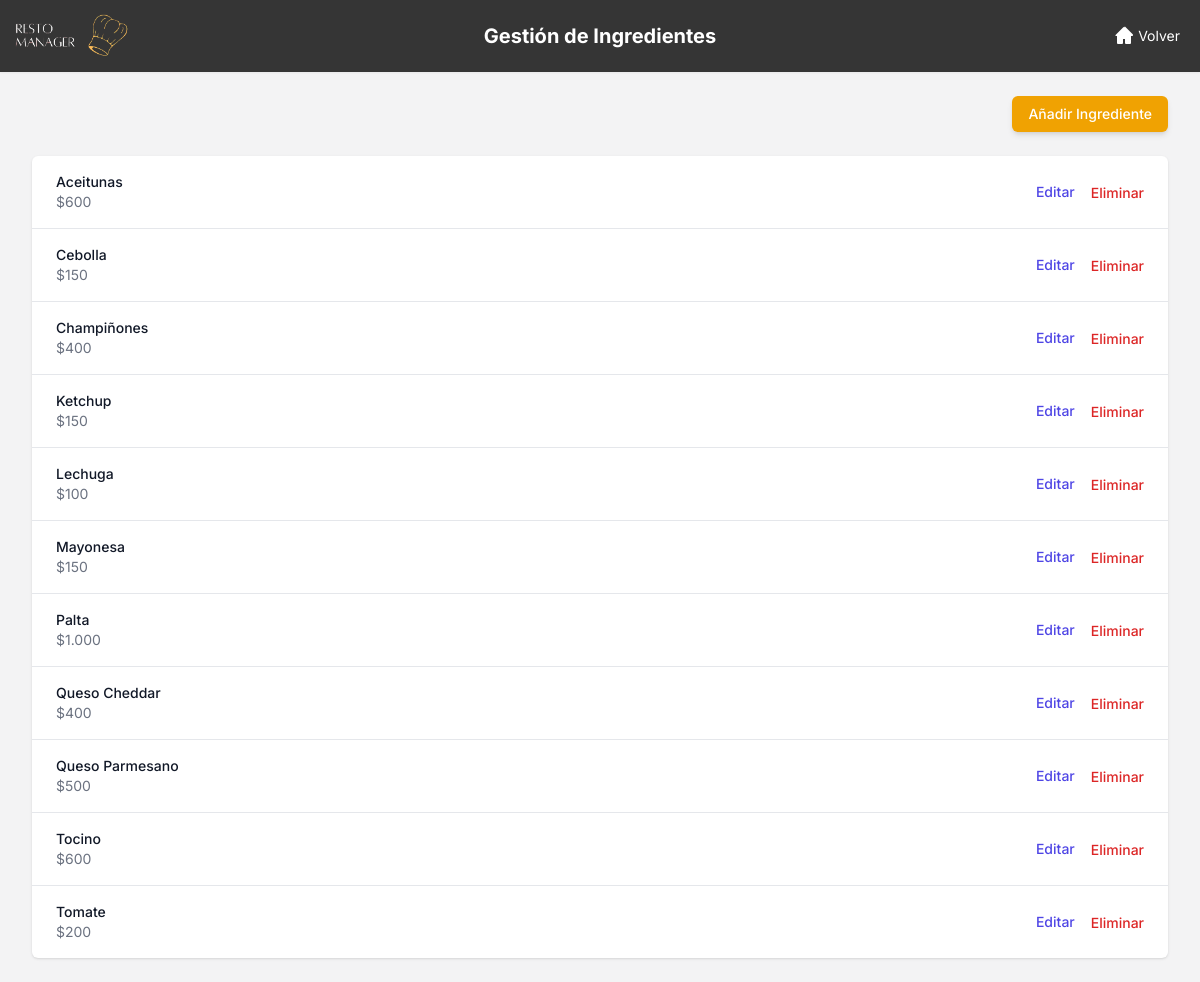
The page /dashboard/ingredientes/ (signed in) on the database its author committed.
### restaurante_app/models.py (models this page shows, shortened)
class Ingrediente(models.Model):
    nombre = models.CharField(max_length=100, unique=True)
    precio = models.IntegerField(help_text="Precio del ingrediente (en formato entero)")

### restaurante_app/views.py (the view)
    @login_required
    def _wrapped_view(request, *args, **kwargs):
        if request.user.rol != 'ENCARGADO':
            messages.error(request, 'No tienes permiso para acceder a esta página.')
            return redirect('index')
        return view_func(request, *args, **kwargs)

### restaurante_app/templatetags/custom_filters.py (called while the page is built)
@register.filter
def punto_mil(value):
    try:
        return f"{int(value):,}".replace(",", ".")
    except (ValueError, TypeError):
        return value

### restaurante_app/views.py (called while the page is built)
def staff_required(view_func):
    @login_required
    def _wrapped_view(request, *args, **kwargs):
        if request.user.rol != 'ENCARGADO':
            messages.error(request, 'No tienes permiso para acceder a esta página.')
            return redirect('index')
        return view_func(request, *args, **kwargs)
    return _wrapped_view

@staff_required
def gestion_ingredientes_view(request):
    if request.method == 'POST':
        form = IngredienteForm(request.POST)
        if form.is_valid():
            form.save()
            messages.success(request, 'Ingrediente añadido exitosamente.')
            return redirect('gestion_ingredientes')
    else:
        form = IngredienteForm()
    ingredientes = Ingrediente.objects.all().order_by('nombre')
    context = {
        'ingredientes': ingredientes,
        'form': form,
    }
    return render(request, 'app/gestion_ingredientes.html', context)

### templates/app/gestion_ingredientes.html (shortened to what this page needs)
{% load static %}
{% load custom_filters %}
<!DOCTYPE html>
<html lang="es">
<head>
    <script src="https://cdn.tailwindcss.com"></script>
</head>
<body class="bg-grisClaro">
    <header class="bg-[#353535] shadow-sm relative">
        <div class="w-full mx-auto py-2 px-0 flex items-center justify-between relative">
            <div class="flex items-center ml-[-12px]">
                <img src="{% static 'img/imagelogo.png' %}" alt="Logo" class="h-14 w-45">
            </div>
            <h1 class="absolute left-1/2 transform -translate-x-1/2 text-xl font-bold text-white">
                Gestión de Ingredientes
            </h1>
            <div class="flex items-center space-x-4 mr-5">
                <a href="{% url 'dashboard' %}" class="flex items-center text-white text-sm hover:text-gray-300">
                    <svg xmlns="http://www.w3.org/2000/svg" class="h-5 w-5 mr-1" fill="currentColor" viewBox="0 0 20 20"><path d="M10.707 1.293a1 1 0 00-1.414 0l-8 8A1 1 0 002 10h1v7a1 1 0 001 1h4a1 1 0 001-1v-4h2v4a1 1 0 001 1h4a1 1 0 001-1v-7h1a1 1 0 00.707-1.707l-8-8z" /></svg>
                    Volver
                </a>
            </div>
        </div>
    </header>
    <main class="max-w-7xl mx-auto py-6 sm:px-6 lg:px-8">
        <div class="flex justify-end mb-6">
            <button id="openAddIngredient" class="inline-flex items-center px-4 py-2 bg-[#F0A202] hover:bg-[#d7990b] text-white text-sm font-medium rounded-md shadow-md">
                Añadir Ingrediente
            </button>
        </div>
        <div class="bg-white shadow overflow-hidden rounded-md">
            <ul role="list" class="divide-y divide-gray-200">
                {% for ingrediente in ingredientes %}
                <li class="px-6 py-4 flex items-center justify-between">
                    <div>
                        <p class="text-sm font-medium text-gray-900">{{ ingrediente.nombre }}</p>
                        <p class="text-sm text-gray-500">${{ ingrediente.precio|punto_mil }}</p>
                    </div>
                    <div class="space-x-4 flex items-center">
                        <button type="button" data-id="{{ ingrediente.id }}" data-nombre="{{ ingrediente.nombre|escapejs }}" data-precio="{{ ingrediente.precio }}" class="btn-edit-ingrediente text-sm font-medium text-indigo-600 hover:text-indigo-900">Editar</button>
                        <form action="{% url 'eliminar_ingrediente' ingrediente.id %}" method="post" class="inline eliminar-form">
                            <button type="button" class="text-sm font-medium text-red-600 hover:text-red-900 btn-eliminar">Eliminar</button>
                        </form>
                    </div>
                </li>
                {% empty %}
                <li class="px-6 py-4 text-center text-gray-500">No hay ingredientes registrados.</li>
                {% endfor %}
            </ul>
        </div>
    </main>
</body>
</html>

### templates/app/gestion_ingredientes.html (style rules this page uses)
body { font-family: 'Inter', sans-serif; }

### rows shown on the page
Ingrediente: nombre "Aceitunas", precio|punto_mil "600"
Ingrediente: nombre "Cebolla", precio|punto_mil "150"
Ingrediente: nombre "Champiñones", precio|punto_mil "400"
Ingrediente: nombre "Ketchup", precio|punto_mil "150"
Ingrediente: nombre "Lechuga", precio|punto_mil "100"
Ingrediente: nombre "Mayonesa", precio|punto_mil "150"
Ingrediente: nombre "Palta", precio|punto_mil "1.000"
Ingrediente: nombre "Queso Cheddar", precio|punto_mil "400"
Ingrediente: nombre "Queso Parmesano", precio|punto_mil "500"
Ingrediente: nombre "Tocino", precio|punto_mil "600"
Ingrediente: nombre "Tomate", precio|punto_mil "200"
